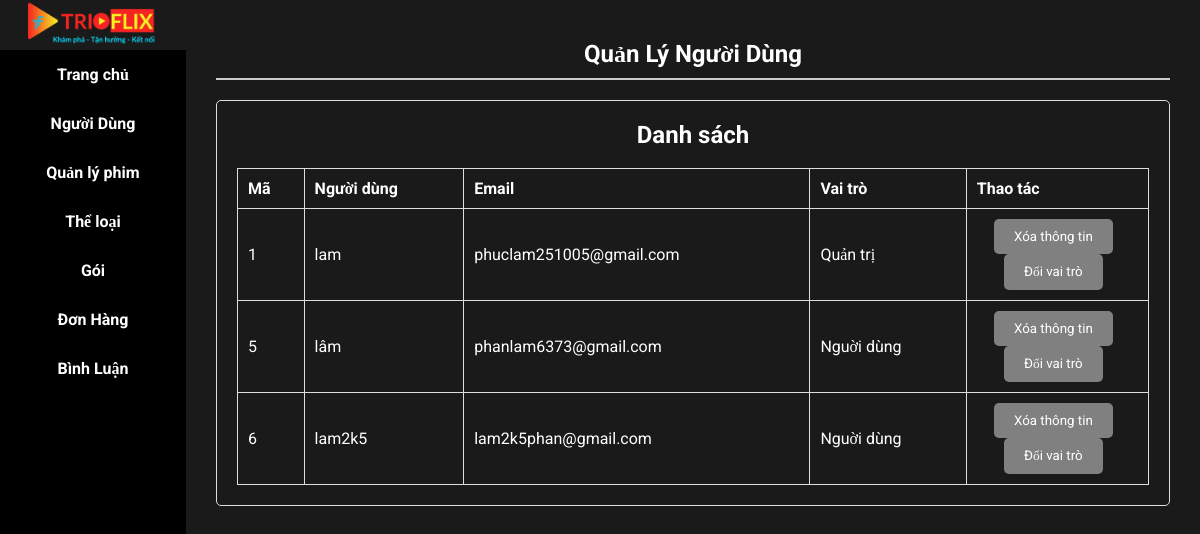
Screenshot of /admin.php?ctrl=user&view=user with the database file from the repository.
### tables this page shows
CREATE TABLE `user` (
  `user_id` int(11) NOT NULL,
  `username` char(255) NOT NULL,
  `pass` char(255) NOT NULL,
  `email` char(255) NOT NULL,
  `role` tinyint(4) NOT NULL,
  `reset_token` varchar(255) NOT NULL,
  `token_expiry` datetime DEFAULT NULL
);

### model/admin/m_film.php (called while the page is built, shortened)
<?php
include_once "model/database.php";
function getAlluser()
{
    $sql = "SELECT *from user";
    return pdo_query($sql);
}

### model/database.php (called while the page is built, shortened)
<?php
function pdoGetConnection()
{
    $servername = "localhost";
    $username = "root";
    $password = "";
    try {
        $conn = new PDO("mysql:host=$servername;dbname=tuyetvoi_da2", $username, $password);
        $conn->setAttribute(PDO::ATTR_ERRMODE, PDO::ERRMODE_EXCEPTION);
        return $conn;
    } catch (PDOException $e) {
        echo "Connection failed: " . $e->getMessage();
    }
}
function pdo_query($sql, $params = [])
{
    $stmt = pdoGetConnection()->prepare($sql);
    $stmt->execute($params);
    return $stmt->fetchAll(PDO::FETCH_ASSOC);
}

### view/layoutAdmin/admin_user/admin_user.php (the view, shortened to what this page needs)
<div class="admin-container">
    <main class="content">
        <header>
            <h1>Quản Lý Người Dùng</h1>
        </header>
        <div class="user-list">
            <h2>Danh sách</h2>
            <br>
            <table>
                <thead>
                    <tr>
                        <th>Mã</th>
                        <th>Người dùng</th>
                        <th>Email</th>
                        <th>Vai trò</th>
                        <th>Thao tác</th>
                    </tr>
                </thead>
                <tbody>
                    <?php foreach ($getuser as $key) { ?>
                        <tr>
                            <td><?= $key['user_id'] ?></td>
                            <td><?= $key['username'] ?></td>
                            <td><?= $key['email'] ?></td>
                            <td> <?php if ($key['role'] == 0) {
                                        echo 'Nguời dùng';
                                    } else {
                                        echo 'Quản trị';
                                    } ?></td>
                            <td>
                                <form action="" method="post">
                                    <button class="delete-btn" name="btnDelete"
                                        onclick="return confirm('Bạn có chắc chắn muốn xóa người dùng này?')">Xóa thông
                                        tin</button>
                                    <button class="delete-btn" name="change_role"
                                        onclick="return confirm('Bạn có muốn thay đổi vai trò của người dùng <?= $key['username'] ?>?')">Đổi
                                        vai trò</button>
                                </form>
                            </td>
                        </tr>
                    <?php } ?>
                </tbody>
            </table>
        </div>
    </main>
</div>

### public/css/admin/admin_navbar.css (style rules this page uses)
:root { --fontContent: "Roboto", sans-serif; --fontTitle-nameFilm: "Raleway", sans-serif; --colorBackgroundMain: #000; --colorGradient: linear-gradient(to right, #f90909, #f5f322); --colorBackgroundSecondary: #1a1a1a; --colorRed: #f90909; --colorYellow: #f5f322; --colorBlue: #00daff; }
* { margin: 0; padding: 0; box-sizing: border-box; font-family: "Roboto", serif; }
html { background-color: var(--colorBackgroundSecondary); }
.content { flex-grow: 1; padding: 30px; background-color: var(--colorBackgroundSecondary); }
header { display: flex; justify-content: space-between; align-items: center; padding: 10px; background-color: var(--colorBackgroundSecondary); border-bottom: 2px solid #ccc; }
header h1 { font-size: 24px; }

### public/css/admin/admin_user.css (style rules this page uses)
.delete-btn { padding: 10px 20px; background-color: gray; color: white; border: none; border-radius: 5px; cursor: pointer; margin-left: auto; margin-right: 5%; }
.user-list { margin: 20px 0; background-color: var(--colorBackgroundSecondary); padding: 20px; border: 1px solid #ddd; border-radius: 5px; }
table { width: 100%; border-collapse: collapse; }
table th, table td { border: 1px solid #ddd; padding: 10px; }
table th { background-color: var(--colorBackgroundSecondary); text-align: left; }
table td { text-align: left; vertical-align: middle; }
td, th { color: white; }
table td:last-child { width: 20%; text-align: center; justify-content: center; align-items: center; }
table td button { padding: 5px 10px; background-color: #ff5c5c; color: white; border: none; border-radius: 5px; cursor: pointer; text-align: center; }

### rows the page displays
user: user_id "1", username "lam", email "phuclam251005@gmail.com", role "Quản trị"
user: user_id "5", username "lâm", email "phanlam6373@gmail.com", role "Nguời dùng"
user: user_id "6", username "lam2k5", email "lam2k5phan@gmail.com", role "Nguời dùng"
